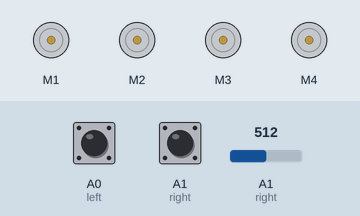
This sketch was run on a simulated Arduino Uno, built with avr-gcc and run on an emulated ATmega328P. Shown: 4 × DC motor (green arrow = forward, orange = backward, longer = faster). Inputs (shaded band) come from the test bench; at power-on: A0 (left) HIGH, A1 (right) HIGH, A1 (right) = 512. What the sketch prints to the serial monitor is not drawn.

Above: at 1.2 s.
1.3 s: A0 (left) pulled LOW for 0.15 s
At 1.38 s:
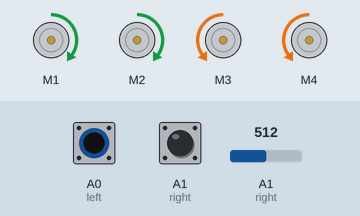
2.9 s: A1 (right) pulled LOW for 0.15 s
At 2.97 s:
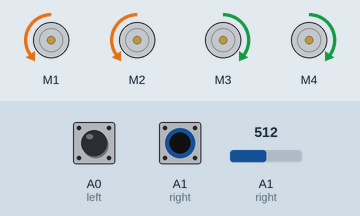
4.5 s: A1 (right) pulled LOW for 3.2 s
At 8.0 s:
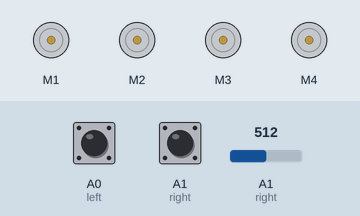
9.2 s: A0 (left) pulled LOW for 3.2 s
At 10.4 s:
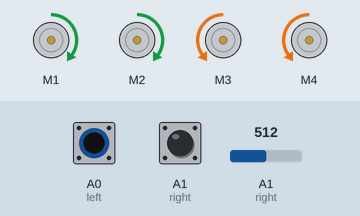
13.9 s: A0 (left) driven LOW and A1 (right) driven LOW
At 15.2 s:
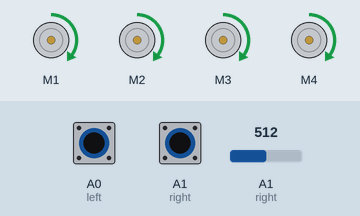
Timing chart, 0 to 16.4 s (numbered marks = the images above; inputs shaded):
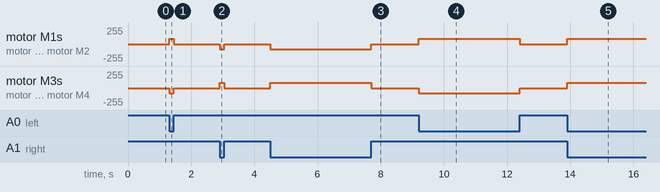

Measured:
- after the input at 1.3 s, motor M1, motor M2: stopped → forward 80/255 at once, → stopped 0.15 s later; motor M3, motor M4: stopped → backward 80/255 at once, → stopped 0.15 s later
- after the input at 2.9 s, motor M1, motor M2: stopped → backward 80/255 at once, → stopped 0.15 s later; motor M3, motor M4: stopped → forward 80/255 at once, → stopped 0.15 s later
- after the input at 4.5 s, motor M1, motor M2: stopped → backward 80/255 at once, → stopped 3.2 s later; motor M3, motor M4: stopped → forward 80/255 at once, → stopped 3.2 s later
- after the input at 9.2 s, motor M1, motor M2: stopped → forward 80/255 at once, → stopped 3.2 s later; motor M3, motor M4: stopped → backward 80/255 at once, → stopped 3.2 s later
- after the input at 13.9 s, motor M1–4: stopped → forward 80/255 at once

The sketch:

coderobotdolinev1.ino
```cpp
#include <AFMotor.h>

#include <AFMotor.h>
// Robot model line simplely

//Libraries
#include <AFMotor.h>

#define left A0
#define right A1

AF_DCMotor motor1(1, MOTOR12_1KHZ);
AF_DCMotor motor2(2, MOTOR12_1KHZ);
AF_DCMotor motor3(3, MOTOR34_1KHZ);
AF_DCMotor motor4(4, MOTOR34_1KHZ);

void setup() {

  pinMode(left,INPUT);
  pinMode(right,INPUT);
  Serial.begin(9600);

}

void loop(){

  Serial.println(digitalRead(left));

  Serial.println(digitalRead(right));

  if(digitalRead(left)==0 && digitalRead(right)==0){
    // Robot go straingt
    motor1.run(FORWARD);
    motor1.setSpeed(80); // Robot movement speed from a range 0 to 255
    motor2.run(FORWARD);
    motor2.setSpeed(80);// Robot movement speed from a range 0 to 255
    motor3.run(FORWARD);
    motor3.setSpeed(80);// Robot movement speed from a range 0 to 255
    motor4.run(FORWARD);
    motor4.setSpeed(80);// Robot movement speed from a range 0 to 255
  }
  // Comparing robot 2 sensor
  else if(digitalRead(left)==0 && !analogRead(right)==0){
    //turn left
    motor1.run(FORWARD);
    motor1.setSpeed(80);
    motor2.run(FORWARD);
    motor2.setSpeed(80);
    motor3.run(BACKWARD);
    motor3.setSpeed(80);
    motor4.run(BACKWARD);
    motor4.setSpeed(80);

  }
  //Comparing robot 2 sensor
  else if(!digitalRead(left)==0 && digitalRead(right)==0){
    //rẽ phải
    motor1.run(BACKWARD);
    motor1.setSpeed(80);
    motor2.run(BACKWARD);
    motor2.setSpeed(80);
    motor3.run(FORWARD);
    motor3.setSpeed(80);
    motor4.run(FORWARD);
    motor4.setSpeed(80);

  }
  //when 2 sensor not signal to return
  else if(!digitalRead(left)==0 && !digitalRead(right)==0){
    //stopped
    motor1.run(RELEASE);
    motor1.setSpeed(0);
    motor2.run(RELEASE);
    motor2.setSpeed(0);
    motor3.run(RELEASE);
    motor3.setSpeed(0);
    motor4.run(RELEASE);
    motor4.setSpeed(0);

  }

}
```
